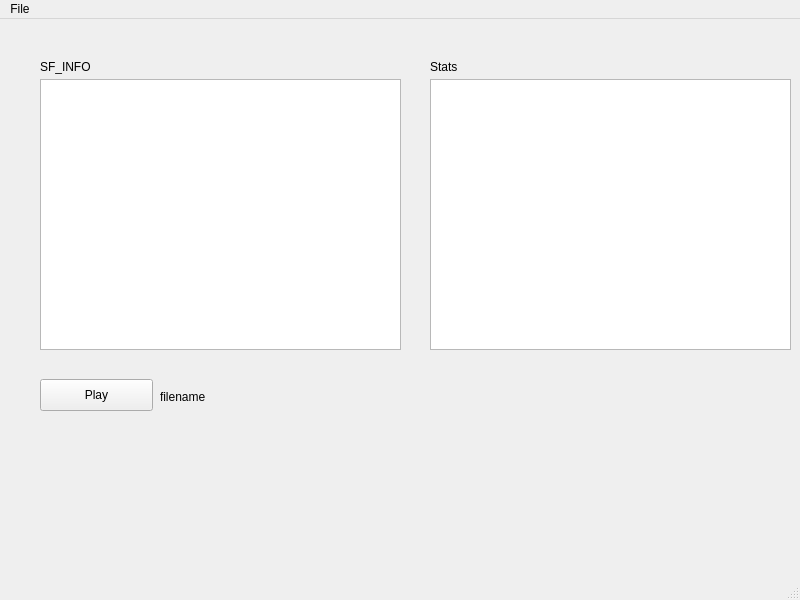
<?xml version="1.0" encoding="UTF-8"?>
<ui version="4.0">
 <class>MainWindow</class>
 <widget class="QMainWindow" name="MainWindow">
  <property name="geometry">
   <rect>
    <x>0</x>
    <y>0</y>
    <width>800</width>
    <height>600</height>
   </rect>
  </property>
  <property name="windowTitle">
   <string>MainWindow</string>
  </property>
  <widget class="QWidget" name="centralwidget">
   <widget class="QLabel" name="label_sinfo">
    <property name="geometry">
     <rect>
      <x>40</x>
      <y>40</y>
      <width>91</width>
      <height>16</height>
     </rect>
    </property>
    <property name="text">
     <string>SF_INFO</string>
    </property>
   </widget>
   <widget class="QLabel" name="label_stats">
    <property name="geometry">
     <rect>
      <x>430</x>
      <y>40</y>
      <width>91</width>
      <height>16</height>
     </rect>
    </property>
    <property name="text">
     <string>Stats</string>
    </property>
   </widget>
   <widget class="QPlainTextEdit" name="plainText_sinfo">
    <property name="geometry">
     <rect>
      <x>40</x>
      <y>60</y>
      <width>361</width>
      <height>271</height>
     </rect>
    </property>
   </widget>
   <widget class="QPlainTextEdit" name="plainTextEdit_stats">
    <property name="geometry">
     <rect>
      <x>430</x>
      <y>60</y>
      <width>361</width>
      <height>271</height>
     </rect>
    </property>
   </widget>
   <widget class="QPushButton" name="pushButton_play">
    <property name="geometry">
     <rect>
      <x>40</x>
      <y>360</y>
      <width>113</width>
      <height>32</height>
     </rect>
    </property>
    <property name="text">
     <string>Play</string>
    </property>
   </widget>
   <widget class="QLabel" name="label_filename">
    <property name="geometry">
     <rect>
      <x>160</x>
      <y>370</y>
      <width>581</width>
      <height>16</height>
     </rect>
    </property>
    <property name="text">
     <string>filename</string>
    </property>
   </widget>
  </widget>
  <widget class="QMenuBar" name="menubar">
   <property name="geometry">
    <rect>
     <x>0</x>
     <y>0</y>
     <width>800</width>
     <height>22</height>
    </rect>
   </property>
   <widget class="QMenu" name="menuFile">
    <property name="title">
     <string>File</string>
    </property>
    <addaction name="actionOpen"/>
    <addaction name="actionSave_as"/>
   </widget>
   <addaction name="menuFile"/>
  </widget>
  <widget class="QStatusBar" name="statusbar"/>
  <action name="actionOpen">
   <property name="text">
    <string>Open..</string>
   </property>
  </action>
  <action name="actionSave_as">
   <property name="text">
    <string>Save as</string>
   </property>
  </action>
 </widget>
 <resources/>
 <connections/>
</ui>
